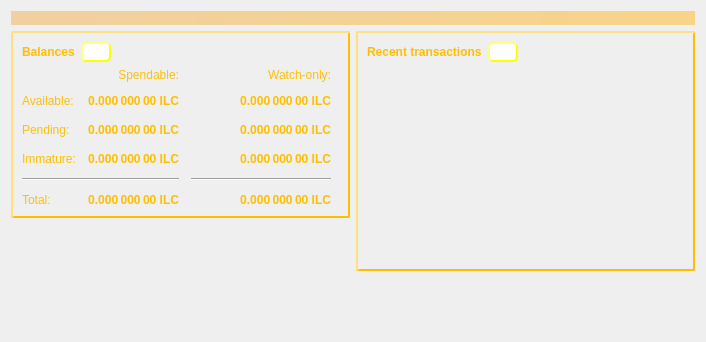
<?xml version="1.0" encoding="UTF-8"?>
<ui version="4.0">
 <class>OverviewPage</class>
 <widget class="QWidget" name="OverviewPage">
  <property name="geometry">
   <rect>
    <x>0</x>
    <y>0</y>
    <width>706</width>
    <height>342</height>
   </rect>
  </property>
  <property name="windowTitle">
   <string>Form</string>
  </property>
  <property name="styleSheet">
   <string notr="true">QWidget#OverviewPage { background-image: url(:/icons/Background);}
QFrame#frame {
	border-style: outset;
    border-width: 1.5px;
    border-radius: 2px;
    border-color: #FFBF00;
}
QFrame#frame_2 {
	border-style: outset;
    border-width: 1.5px;
    border-radius: 2px;
    border-color: #FFBF00;
}
QLabel {color: #FFBF00;}
QRadioButton {color: #FFBF00;}
QCheckBox {color: #FFBF00;}
QPushButton {background-color: white;
    border-style: outset;
    border-width: 2px;
    border-radius: 5px;
    border-color: yellow;
    font: bold 12px;
    min-width: 6em;
    padding: 1px;
	color: #FFBF00
}</string>
  </property>
  <layout class="QVBoxLayout" name="topLayout">
   <item>
    <widget class="QLabel" name="labelAlerts">
     <property name="visible">
      <bool>true</bool>
     </property>
     <property name="styleSheet">
      <string notr="true">QLabel { background-color: qlineargradient(x1: 0, y1: 0, x2: 1, y2: 0, stop:0 #F0D0A0, stop:1 #F8D488); color:#000000; }</string>
     </property>
     <property name="wordWrap">
      <bool>true</bool>
     </property>
     <property name="margin">
      <number>3</number>
     </property>
     <property name="textInteractionFlags">
      <set>Qt::TextSelectableByMouse</set>
     </property>
    </widget>
   </item>
   <item>
    <layout class="QHBoxLayout" name="horizontalLayout" stretch="1,1">
     <item>
      <layout class="QVBoxLayout" name="verticalLayout_2">
       <item>
        <widget class="QFrame" name="frame">
         <property name="frameShape">
          <enum>QFrame::StyledPanel</enum>
         </property>
         <property name="frameShadow">
          <enum>QFrame::Raised</enum>
         </property>
         <layout class="QVBoxLayout" name="verticalLayout_4">
          <item>
           <layout class="QHBoxLayout" name="horizontalLayout_4">
            <item>
             <widget class="QLabel" name="label_5">
              <property name="font">
               <font>
                <weight>75</weight>
                <bold>true</bold>
               </font>
              </property>
              <property name="text">
               <string>Balances</string>
              </property>
             </widget>
            </item>
            <item>
             <widget class="QPushButton" name="labelWalletStatus">
              <property name="enabled">
               <bool>true</bool>
              </property>
              <property name="maximumSize">
               <size>
                <width>30</width>
                <height>16777215</height>
               </size>
              </property>
              <property name="toolTip">
               <string>The displayed information may be out of date. Your wallet automatically synchronizes with the Ilcoin network after a connection is established, but this process has not completed yet.</string>
              </property>
              <property name="text">
               <string/>
              </property>
              <property name="icon">
               <iconset resource="../ilcoin.qrc">
                <normaloff>:/icons/warning</normaloff>
                <disabledoff>:/icons/warning</disabledoff>:/icons/warning</iconset>
              </property>
              <property name="iconSize">
               <size>
                <width>24</width>
                <height>24</height>
               </size>
              </property>
              <property name="flat">
               <bool>true</bool>
              </property>
             </widget>
            </item>
            <item>
             <spacer name="horizontalSpacer_3">
              <property name="orientation">
               <enum>Qt::Horizontal</enum>
              </property>
              <property name="sizeHint" stdset="0">
               <size>
                <width>40</width>
                <height>20</height>
               </size>
              </property>
             </spacer>
            </item>
           </layout>
          </item>
          <item>
           <layout class="QGridLayout" name="gridLayout">
            <property name="spacing">
             <number>12</number>
            </property>
            <item row="2" column="2">
             <widget class="QLabel" name="labelWatchPending">
              <property name="font">
               <font>
                <weight>75</weight>
                <bold>true</bold>
               </font>
              </property>
              <property name="cursor">
               <cursorShape>IBeamCursor</cursorShape>
              </property>
              <property name="toolTip">
               <string>Unconfirmed transactions to watch-only addresses</string>
              </property>
              <property name="text">
               <string notr="true">0.000 000 00 ILC</string>
              </property>
              <property name="alignment">
               <set>Qt::AlignRight|Qt::AlignTrailing|Qt::AlignVCenter</set>
              </property>
              <property name="textInteractionFlags">
               <set>Qt::LinksAccessibleByMouse|Qt::TextSelectableByKeyboard|Qt::TextSelectableByMouse</set>
              </property>
             </widget>
            </item>
            <item row="2" column="1">
             <widget class="QLabel" name="labelUnconfirmed">
              <property name="font">
               <font>
                <weight>75</weight>
                <bold>true</bold>
               </font>
              </property>
              <property name="cursor">
               <cursorShape>IBeamCursor</cursorShape>
              </property>
              <property name="toolTip">
               <string>Total of transactions that have yet to be confirmed, and do not yet count toward the spendable balance</string>
              </property>
              <property name="text">
               <string notr="true">0.000 000 00 ILC</string>
              </property>
              <property name="alignment">
               <set>Qt::AlignRight|Qt::AlignTrailing|Qt::AlignVCenter</set>
              </property>
              <property name="textInteractionFlags">
               <set>Qt::LinksAccessibleByMouse|Qt::TextSelectableByKeyboard|Qt::TextSelectableByMouse</set>
              </property>
             </widget>
            </item>
            <item row="3" column="2">
             <widget class="QLabel" name="labelWatchImmature">
              <property name="font">
               <font>
                <weight>75</weight>
                <bold>true</bold>
               </font>
              </property>
              <property name="cursor">
               <cursorShape>IBeamCursor</cursorShape>
              </property>
              <property name="toolTip">
               <string>Mined balance in watch-only addresses that has not yet matured</string>
              </property>
              <property name="text">
               <string notr="true">0.000 000 00 ILC</string>
              </property>
              <property name="alignment">
               <set>Qt::AlignRight|Qt::AlignTrailing|Qt::AlignVCenter</set>
              </property>
              <property name="textInteractionFlags">
               <set>Qt::LinksAccessibleByMouse|Qt::TextSelectableByKeyboard|Qt::TextSelectableByMouse</set>
              </property>
             </widget>
            </item>
            <item row="4" column="0" colspan="2">
             <widget class="Line" name="line">
              <property name="orientation">
               <enum>Qt::Horizontal</enum>
              </property>
             </widget>
            </item>
            <item row="4" column="2">
             <widget class="Line" name="lineWatchBalance">
              <property name="sizePolicy">
               <sizepolicy hsizetype="Preferred" vsizetype="Fixed">
                <horstretch>0</horstretch>
                <verstretch>0</verstretch>
               </sizepolicy>
              </property>
              <property name="minimumSize">
               <size>
                <width>140</width>
                <height>0</height>
               </size>
              </property>
              <property name="autoFillBackground">
               <bool>false</bool>
              </property>
              <property name="orientation">
               <enum>Qt::Horizontal</enum>
              </property>
             </widget>
            </item>
            <item row="5" column="0">
             <widget class="QLabel" name="labelTotalText">
              <property name="text">
               <string>Total:</string>
              </property>
             </widget>
            </item>
            <item row="3" column="1">
             <widget class="QLabel" name="labelImmature">
              <property name="font">
               <font>
                <weight>75</weight>
                <bold>true</bold>
               </font>
              </property>
              <property name="cursor">
               <cursorShape>IBeamCursor</cursorShape>
              </property>
              <property name="toolTip">
               <string>Mined balance that has not yet matured</string>
              </property>
              <property name="text">
               <string notr="true">0.000 000 00 ILC</string>
              </property>
              <property name="alignment">
               <set>Qt::AlignRight|Qt::AlignTrailing|Qt::AlignVCenter</set>
              </property>
              <property name="textInteractionFlags">
               <set>Qt::LinksAccessibleByMouse|Qt::TextSelectableByKeyboard|Qt::TextSelectableByMouse</set>
              </property>
             </widget>
            </item>
            <item row="2" column="3">
             <spacer name="horizontalSpacer_2">
              <property name="orientation">
               <enum>Qt::Horizontal</enum>
              </property>
              <property name="sizeHint" stdset="0">
               <size>
                <width>40</width>
                <height>20</height>
               </size>
              </property>
             </spacer>
            </item>
            <item row="3" column="0">
             <widget class="QLabel" name="labelImmatureText">
              <property name="text">
               <string>Immature:</string>
              </property>
             </widget>
            </item>
            <item row="5" column="1">
             <widget class="QLabel" name="labelTotal">
              <property name="font">
               <font>
                <weight>75</weight>
                <bold>true</bold>
               </font>
              </property>
              <property name="cursor">
               <cursorShape>IBeamCursor</cursorShape>
              </property>
              <property name="toolTip">
               <string>Your current total balance</string>
              </property>
              <property name="text">
               <string notr="true">0.000 000 00 ILC</string>
              </property>
              <property name="alignment">
               <set>Qt::AlignRight|Qt::AlignTrailing|Qt::AlignVCenter</set>
              </property>
              <property name="textInteractionFlags">
               <set>Qt::LinksAccessibleByMouse|Qt::TextSelectableByKeyboard|Qt::TextSelectableByMouse</set>
              </property>
             </widget>
            </item>
            <item row="5" column="2">
             <widget class="QLabel" name="labelWatchTotal">
              <property name="font">
               <font>
                <weight>75</weight>
                <bold>true</bold>
               </font>
              </property>
              <property name="cursor">
               <cursorShape>IBeamCursor</cursorShape>
              </property>
              <property name="toolTip">
               <string>Current total balance in watch-only addresses</string>
              </property>
              <property name="text">
               <string notr="true">0.000 000 00 ILC</string>
              </property>
              <property name="alignment">
               <set>Qt::AlignRight|Qt::AlignTrailing|Qt::AlignVCenter</set>
              </property>
              <property name="textInteractionFlags">
               <set>Qt::LinksAccessibleByMouse|Qt::TextSelectableByKeyboard|Qt::TextSelectableByMouse</set>
              </property>
             </widget>
            </item>
            <item row="0" column="2">
             <widget class="QLabel" name="labelWatchonly">
              <property name="text">
               <string>Watch-only:</string>
              </property>
              <property name="alignment">
               <set>Qt::AlignRight|Qt::AlignTrailing|Qt::AlignVCenter</set>
              </property>
             </widget>
            </item>
            <item row="1" column="0">
             <widget class="QLabel" name="labelBalanceText">
              <property name="text">
               <string>Available:</string>
              </property>
             </widget>
            </item>
            <item row="1" column="1">
             <widget class="QLabel" name="labelBalance">
              <property name="font">
               <font>
                <weight>75</weight>
                <bold>true</bold>
               </font>
              </property>
              <property name="cursor">
               <cursorShape>IBeamCursor</cursorShape>
              </property>
              <property name="toolTip">
               <string>Your current spendable balance</string>
              </property>
              <property name="text">
               <string notr="true">0.000 000 00 ILC</string>
              </property>
              <property name="alignment">
               <set>Qt::AlignRight|Qt::AlignTrailing|Qt::AlignVCenter</set>
              </property>
              <property name="textInteractionFlags">
               <set>Qt::LinksAccessibleByMouse|Qt::TextSelectableByKeyboard|Qt::TextSelectableByMouse</set>
              </property>
             </widget>
            </item>
            <item row="1" column="2">
             <widget class="QLabel" name="labelWatchAvailable">
              <property name="font">
               <font>
                <weight>75</weight>
                <bold>true</bold>
               </font>
              </property>
              <property name="cursor">
               <cursorShape>IBeamCursor</cursorShape>
              </property>
              <property name="toolTip">
               <string>Your current balance in watch-only addresses</string>
              </property>
              <property name="text">
               <string notr="true">0.000 000 00 ILC</string>
              </property>
              <property name="alignment">
               <set>Qt::AlignRight|Qt::AlignTrailing|Qt::AlignVCenter</set>
              </property>
              <property name="textInteractionFlags">
               <set>Qt::LinksAccessibleByMouse|Qt::TextSelectableByKeyboard|Qt::TextSelectableByMouse</set>
              </property>
             </widget>
            </item>
            <item row="2" column="0">
             <widget class="QLabel" name="labelPendingText">
              <property name="text">
               <string>Pending:</string>
              </property>
             </widget>
            </item>
            <item row="0" column="1">
             <widget class="QLabel" name="labelSpendable">
              <property name="text">
               <string>Spendable:</string>
              </property>
              <property name="alignment">
               <set>Qt::AlignRight|Qt::AlignTrailing|Qt::AlignVCenter</set>
              </property>
             </widget>
            </item>
           </layout>
          </item>
         </layout>
        </widget>
       </item>
       <item>
        <spacer name="verticalSpacer">
         <property name="orientation">
          <enum>Qt::Vertical</enum>
         </property>
         <property name="sizeHint" stdset="0">
          <size>
           <width>20</width>
           <height>40</height>
          </size>
         </property>
        </spacer>
       </item>
      </layout>
     </item>
     <item>
      <layout class="QVBoxLayout" name="verticalLayout_3">
       <item>
        <widget class="QFrame" name="frame_2">
         <property name="frameShape">
          <enum>QFrame::StyledPanel</enum>
         </property>
         <property name="frameShadow">
          <enum>QFrame::Raised</enum>
         </property>
         <layout class="QVBoxLayout" name="verticalLayout">
          <item>
           <layout class="QHBoxLayout" name="horizontalLayout_2">
            <item>
             <widget class="QLabel" name="label_4">
              <property name="font">
               <font>
                <weight>75</weight>
                <bold>true</bold>
               </font>
              </property>
              <property name="text">
               <string>Recent transactions</string>
              </property>
             </widget>
            </item>
            <item>
             <widget class="QPushButton" name="labelTransactionsStatus">
              <property name="enabled">
               <bool>true</bool>
              </property>
              <property name="maximumSize">
               <size>
                <width>30</width>
                <height>16777215</height>
               </size>
              </property>
              <property name="toolTip">
               <string>The displayed information may be out of date. Your wallet automatically synchronizes with the Ilcoin network after a connection is established, but this process has not completed yet.</string>
              </property>
              <property name="text">
               <string/>
              </property>
              <property name="icon">
               <iconset resource="../ilcoin.qrc">
                <normaloff>:/icons/warning</normaloff>
                <disabledoff>:/icons/warning</disabledoff>:/icons/warning</iconset>
              </property>
              <property name="iconSize">
               <size>
                <width>24</width>
                <height>24</height>
               </size>
              </property>
              <property name="flat">
               <bool>true</bool>
              </property>
             </widget>
            </item>
            <item>
             <spacer name="horizontalSpacer">
              <property name="orientation">
               <enum>Qt::Horizontal</enum>
              </property>
              <property name="sizeHint" stdset="0">
               <size>
                <width>40</width>
                <height>20</height>
               </size>
              </property>
             </spacer>
            </item>
           </layout>
          </item>
          <item>
           <widget class="QListView" name="listTransactions">
            <property name="styleSheet">
             <string notr="true">QListView { background: transparent; }</string>
            </property>
            <property name="frameShape">
             <enum>QFrame::NoFrame</enum>
            </property>
            <property name="verticalScrollBarPolicy">
             <enum>Qt::ScrollBarAlwaysOff</enum>
            </property>
            <property name="horizontalScrollBarPolicy">
             <enum>Qt::ScrollBarAlwaysOff</enum>
            </property>
            <property name="selectionMode">
             <enum>QAbstractItemView::NoSelection</enum>
            </property>
           </widget>
          </item>
         </layout>
        </widget>
       </item>
       <item>
        <spacer name="verticalSpacer_2">
         <property name="orientation">
          <enum>Qt::Vertical</enum>
         </property>
         <property name="sizeHint" stdset="0">
          <size>
           <width>20</width>
           <height>40</height>
          </size>
         </property>
        </spacer>
       </item>
      </layout>
     </item>
    </layout>
   </item>
  </layout>
 </widget>
 <resources>
  <include location="../ilcoin.qrc"/>
 </resources>
 <connections/>
</ui>
